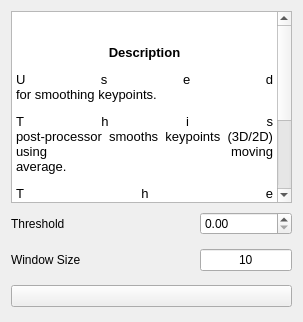
                                        <widget class="QWidget" name="moving_average">
                                            <attribute name="title">
                                                <string>Moving Average</string>
                                            </attribute>
                                            <layout class="QGridLayout" name="gridLayout_2" columnstretch="1,1,1"
                                                    rowminimumheight="0,30,30,30">
                                                <item row="0" column="0" colspan="3">
                                                    <widget class="QTextEdit" name="textEdit_4">
                                                        <property name="sizePolicy">
                                                            <sizepolicy hsizetype="Preferred" vsizetype="Preferred">
                                                                <horstretch>0</horstretch>
                                                                <verstretch>0</verstretch>
                                                            </sizepolicy>
                                                        </property>
                                                        <property name="readOnly">
                                                            <bool>true</bool>
                                                        </property>
                                                        <property name="html">
                                                            <string>&lt;!DOCTYPE HTML PUBLIC &quot;-//W3C//DTD HTML
                                                                4.0//EN&quot; &quot;http://www.w3.org/TR/REC-html40/strict.dtd&quot;&gt;
                                                                &lt;html&gt;&lt;head&gt;&lt;meta name=&quot;qrichtext&quot;
                                                                content=&quot;1&quot; /&gt;&lt;style type=&quot;text/css&quot;&gt;
                                                                p, li { white-space: pre-wrap; }
                                                                &lt;/style&gt;&lt;/head&gt;&lt;body style=&quot;
                                                                font-family:'Noto Sans'; font-size:10pt;
                                                                font-weight:400; font-style:normal;&quot;&gt;
                                                                &lt;p align=&quot;center&quot; style=&quot;
                                                                margin-top:0px; margin-bottom:0px; margin-left:0px;
                                                                margin-right:0px; -qt-block-indent:0; text-indent:0px;&quot;&gt;&lt;span
                                                                style=&quot; font-weight:600;&quot;&gt;Description&lt;/span&gt;&lt;/p&gt;
                                                                &lt;p align=&quot;justify&quot; style=&quot;
                                                                margin-top:12px; margin-bottom:12px; margin-left:0px;
                                                                margin-right:0px; -qt-block-indent:0; text-indent:0px;&quot;&gt;Used
                                                                for smoothing keypoints.&lt;/p&gt;
                                                                &lt;p align=&quot;justify&quot; style=&quot;
                                                                margin-top:12px; margin-bottom:12px; margin-left:0px;
                                                                margin-right:0px; -qt-block-indent:0; text-indent:0px;&quot;&gt;This
                                                                post-processor smooths keypoints (3D/2D) using moving
                                                                average.&lt;/p&gt;
                                                                &lt;p align=&quot;justify&quot; style=&quot;
                                                                margin-top:12px; margin-bottom:12px; margin-left:0px;
                                                                margin-right:0px; -qt-block-indent:0; text-indent:0px;&quot;&gt;The
                                                                window size determines the level of smoothing performed.&lt;/p&gt;
                                                                &lt;p align=&quot;justify&quot; style=&quot;
                                                                margin-top:12px; margin-bottom:12px; margin-left:0px;
                                                                margin-right:0px; -qt-block-indent:0; text-indent:0px;&quot;&gt;Smoothing
                                                                can heavily distort the underlying motion. Large window
                                                                size should be avoided. Ideal range should be 10% of the
                                                                framerate.&lt;/p&gt;&lt;/body&gt;&lt;/html&gt;
                                                            </string>
                                                        </property>
                                                    </widget>
                                                </item>
                                                <item row="1" column="2">
                                                    <widget class="QDoubleSpinBox" name="moving_avg_threshold">
                                                        <property name="maximum">
                                                            <double>1.000000000000000</double>
                                                        </property>
                                                        <property name="singleStep">
                                                            <double>0.050000000000000</double>
                                                        </property>
                                                    </widget>
                                                </item>
                                                <item row="2" column="2">
                                                    <widget class="QLineEdit" name="moving_avg_window">
                                                        <property name="text">
                                                            <string>10</string>
                                                        </property>
                                                        <property name="alignment">
                                                            <set>Qt::AlignCenter</set>
                                                        </property>
                                                        <property name="placeholderText">
                                                            <string/>
                                                        </property>
                                                    </widget>
                                                </item>
                                                <item row="3" column="0" colspan="3">
                                                    <widget class="QPushButton" name="add_moving_avg">
                                                        <property name="text">
                                                            <string/>
                                                        </property>
                                                        <property name="icon">
                                                            <iconset theme="add">
                                                                <normaloff>../../../../../.designer/backup</normaloff>
                                                                ../../../../../.designer/backup
                                                            </iconset>
                                                        </property>
                                                    </widget>
                                                </item>
                                                <item row="2" column="0" colspan="2">
                                                    <widget class="QLabel" name="label_14">
                                                        <property name="text">
                                                            <string>Window Size</string>
                                                        </property>
                                                    </widget>
                                                </item>
                                                <item row="1" column="0" colspan="2">
                                                    <widget class="QLabel" name="label_15">
                                                        <property name="text">
                                                            <string>Threshold</string>
                                                        </property>
                                                    </widget>
                                                </item>
                                            </layout>
                                        </widget>
